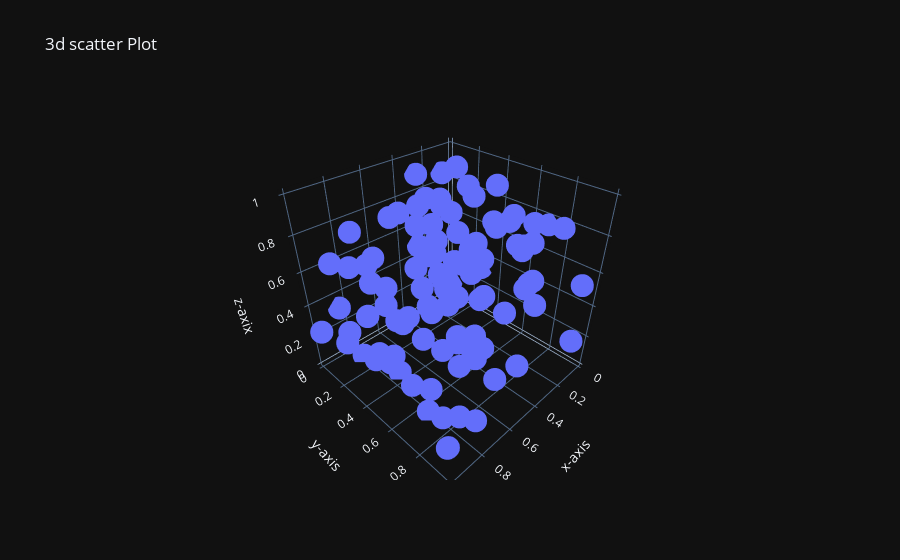

Here is the notebook cell this chart was saved with:
### Code cell
a = np.random.rand(100)
b = np.random.rand(100)
c = np.random.uniform(0,1,100)
px.scatter_3d(

    x=a,
    y=b,
    z=c,
    title='3d scatter Plot',
    labels={'x':'x-axis','y':'y-axis','z':'z-axix'},
    template='plotly_dark'

)
